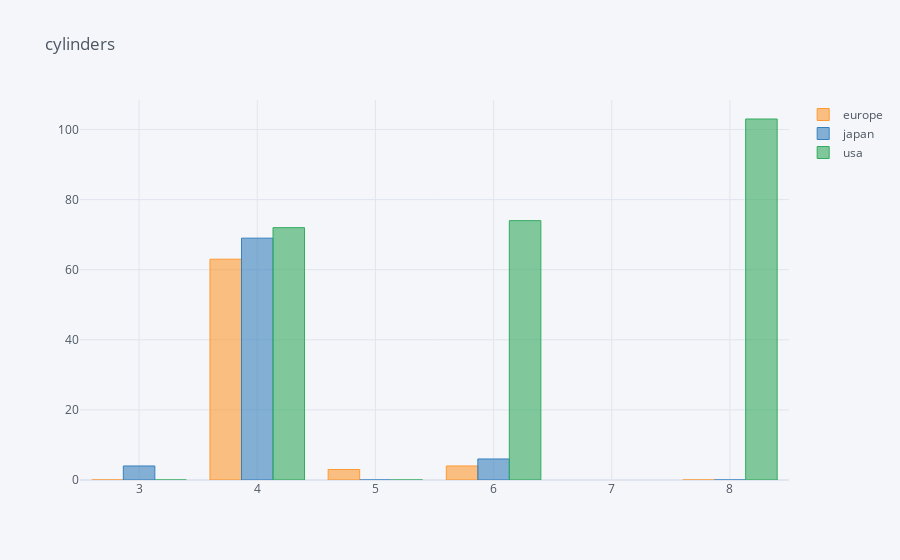

Source (notebook cell):
### Code cell
origin_cylinders.iplot(kind="bar", title="cylinders")

### Figure 1 — Plotly figure (JSON) as saved in the notebook; plotly's stock layout.template omitted (floating-point values rounded to 4 significant figures)
{"data": [{"marker": {"color": "rgba(255, 153, 51, 0.6)", "line": {"color": "rgba(255, 153, 51, 1.0)", "width": 1}}, "name": "europe", "orientation": "v", "text": "", "type": "bar", "x": [3, 4, 5, 6, 8], "y": [0, 63, 3, 4, 0]}, {"marker": {"color": "rgba(55, 128, 191, 0.6)", "line": {"color": "rgba(55, 128, 191, 1.0)", "width": 1}}, "name": "japan", "orientation": "v", "text": "", "type": "bar", "x": [3, 4, 5, 6, 8], "y": [4, 69, 0, 6, 0]}, {"marker": {"color": "rgba(50, 171, 96, 0.6)", "line": {"color": "rgba(50, 171, 96, 1.0)", "width": 1}}, "name": "usa", "orientation": "v", "text": "", "type": "bar", "x": [3, 4, 5, 6, 8], "y": [0, 72, 0, 74, 103]}], "layout": {"legend": {"bgcolor": "#F5F6F9", "font": {"color": "#4D5663"}}, "paper_bgcolor": "#F5F6F9", "plot_bgcolor": "#F5F6F9", "title": {"font": {"color": "#4D5663"}, "text": "cylinders"}, "xaxis": {"gridcolor": "#E1E5ED", "showgrid": true, "tickfont": {"color": "#4D5663"}, "title": {"font": {"color": "#4D5663"}, "text": ""}, "zerolinecolor": "#E1E5ED"}, "yaxis": {"gridcolor": "#E1E5ED", "showgrid": true, "tickfont": {"color": "#4D5663"}, "title": {"font": {"color": "#4D5663"}, "text": ""}, "zerolinecolor": "#E1E5ED"}}}
